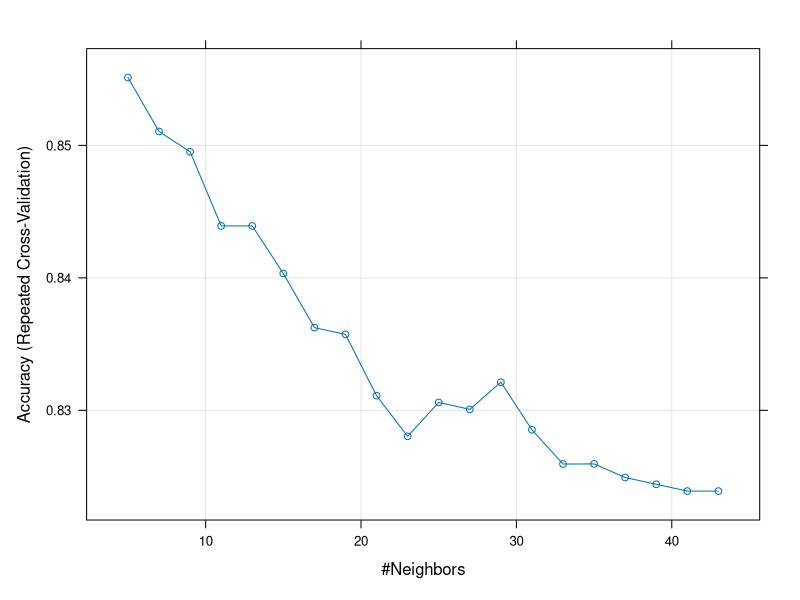

This chart was generated by the following R code:
## ---- chunk 1
# preparation: import libraries to be used. 
options(repos = c(CRAN = "http://cran.rstudio.com"))
install.packages("caret", dependencies = TRUE)
library("caret")
## ---- chunk 2
# we are assuming the data file is in the current directory. If not, you may want to set the current directory to where the data file is or adjust the path in the read.csv line below.

# read the CSV file
DotaData <- read.csv("DoTalicious_cleaned1000players.csv", fileEncoding="UTF-8-BOM")
summary(DotaData)
## ---- chunk 3
# convert TotalTime
DotaData$TotalTime <- as.numeric(DotaData$TotalTime)

# exclude the row with SillLevel = SkillLevelNull
DotaData$SkillLevel <- as.factor(DotaData$SkillLevel)
DotaData <- DotaData[!(DotaData$SkillLevel == " SkillLevelNull"),]

# use factor in place of as.factor to remove " SkillLevelNull" from the list of factors
DotaData$SkillLevel <- factor(DotaData$SkillLevel)

# exclude PlayerID
DotaData <- DotaData[-1]

DotaData = na.omit(DotaData)

summary(DotaData)
## ---- chunk 4
#look at the totals to see where the majority of the points lie in terms of skills sets
table(DotaData$SkillLevel) 
## ---- chunk 5
# setting the random seed: you can choose your own seed.
set.seed(101)

#Spliting data as training and test set. Using createDataPartition() function from caret
# as you can see we are taking 75% of the data to train and the rest to test. 

indxTrain <- createDataPartition(y = DotaData$SkillLevel,p = 0.75,list = FALSE)
training <- DotaData[indxTrain,]
testing <- DotaData[-indxTrain,]
summary(training)
summary(testing)
## ---- chunk 6
preProcValues <- preProcess(x = training,method = c("center", "scale"))
preProcValues
## ---- chunk 7
# transform the training data using preProcValues
trainTransformed <- predict(preProcValues, training)
summary(trainTransformed)

# Apply the same processing, using preprocessing information from the training data, onto the test data
testTransformed <- predict(preProcValues, testing)
summary(testTransformed)
## ---- chunk 8
set.seed(101)
ctrl <- trainControl(method="repeatedcv", number = 10, repeats = 3)
knn_output <- train(SkillLevel ~ ., data = trainTransformed, method = "knn", trControl = ctrl, tuneLength = 20)

#Output of the training
knn_output
## ---- chunk 9
plot(knn_output)
## ---- chunk 10
knn_predict <- predict(knn_output,newdata = testTransformed )
#Get the confusion matrix to see accuracy value and other parameter values
confusionMatrix(knn_predict, testTransformed$SkillLevel )
## ---- chunk 11
dummy_model <- nullModel(y=trainTransformed$SkillLevel)
dummy_predict <- predict(dummy_model, newdata = testTransformed)
confusionMatrix(dummy_predict, testTransformed$SkillLevel )
